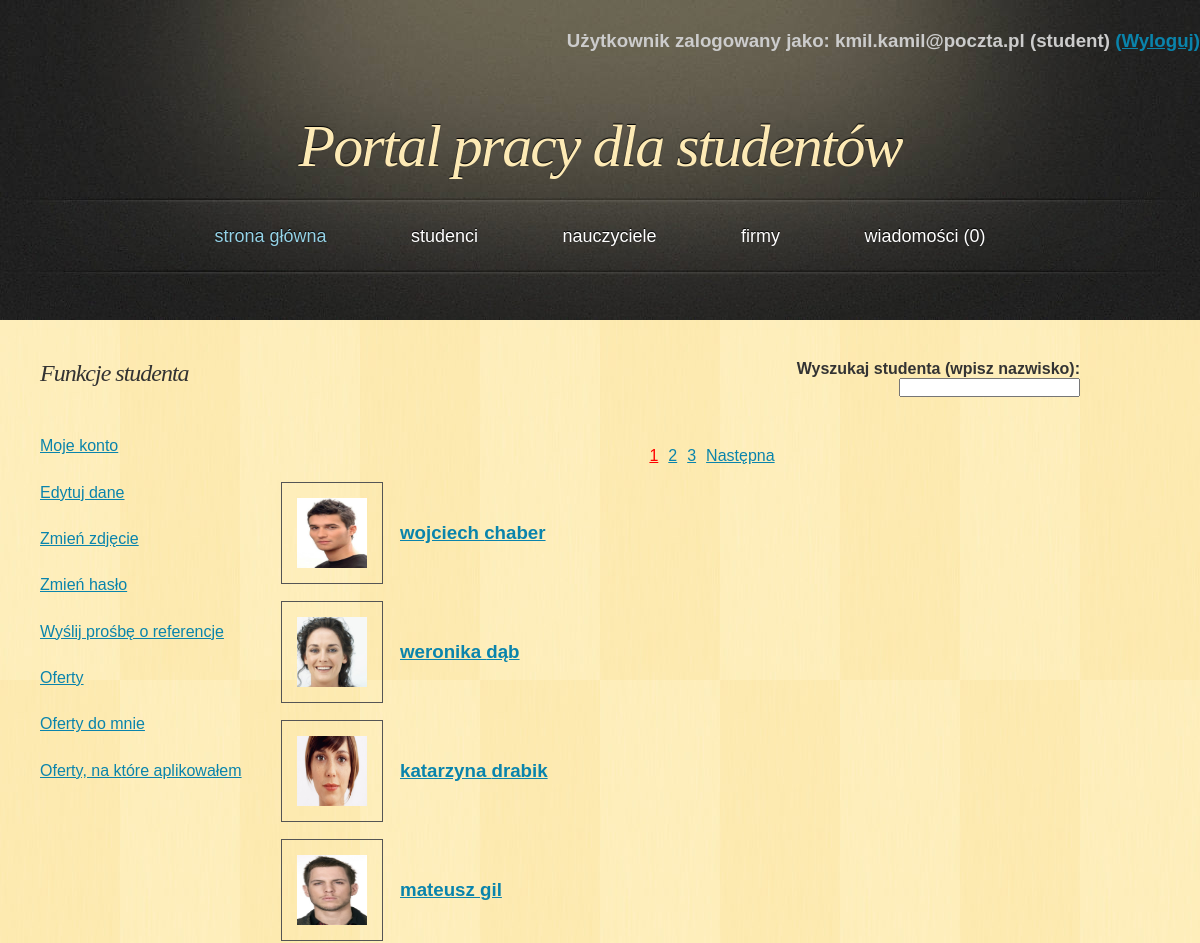
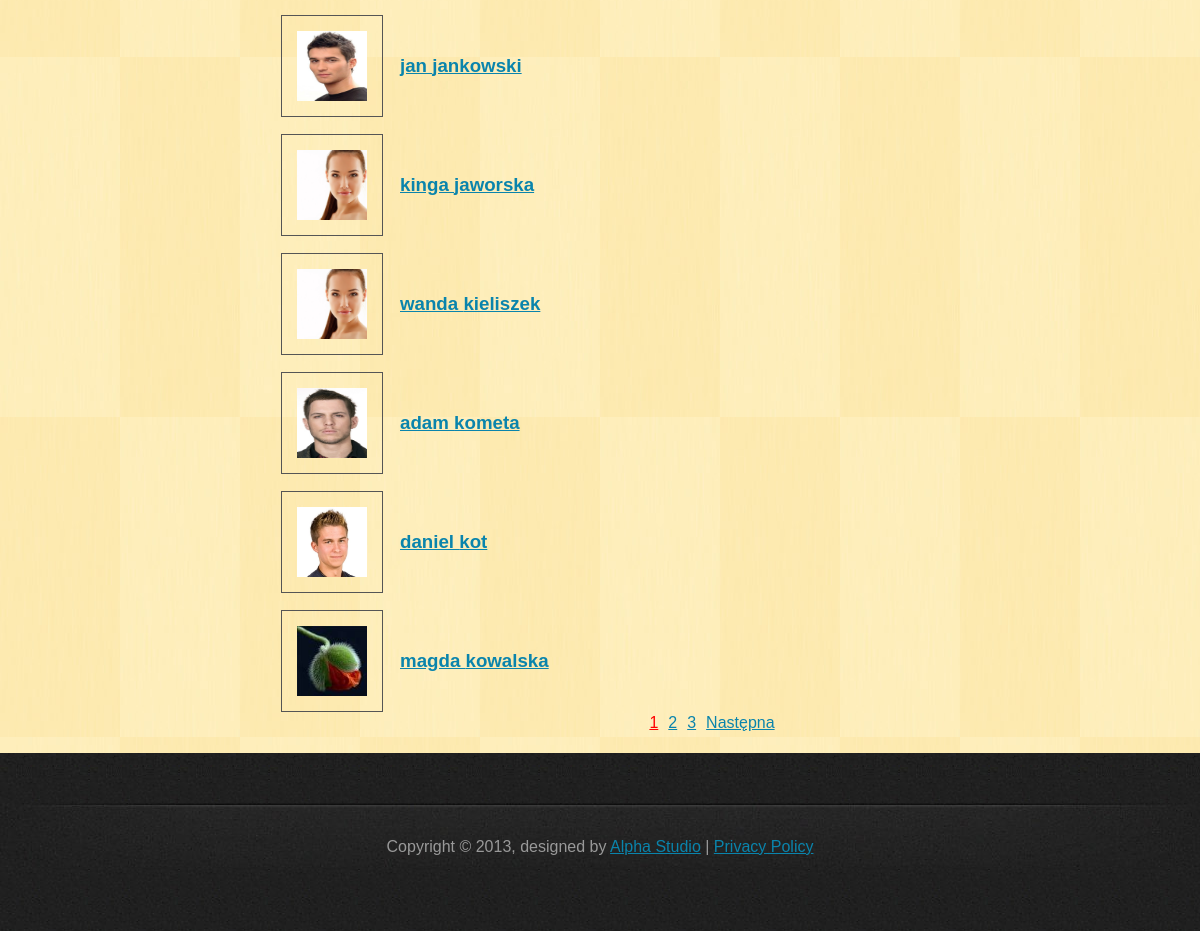
The app's page /PortalPracy/php/list_student.php (signed in), older data (2 pictures, top to bottom).
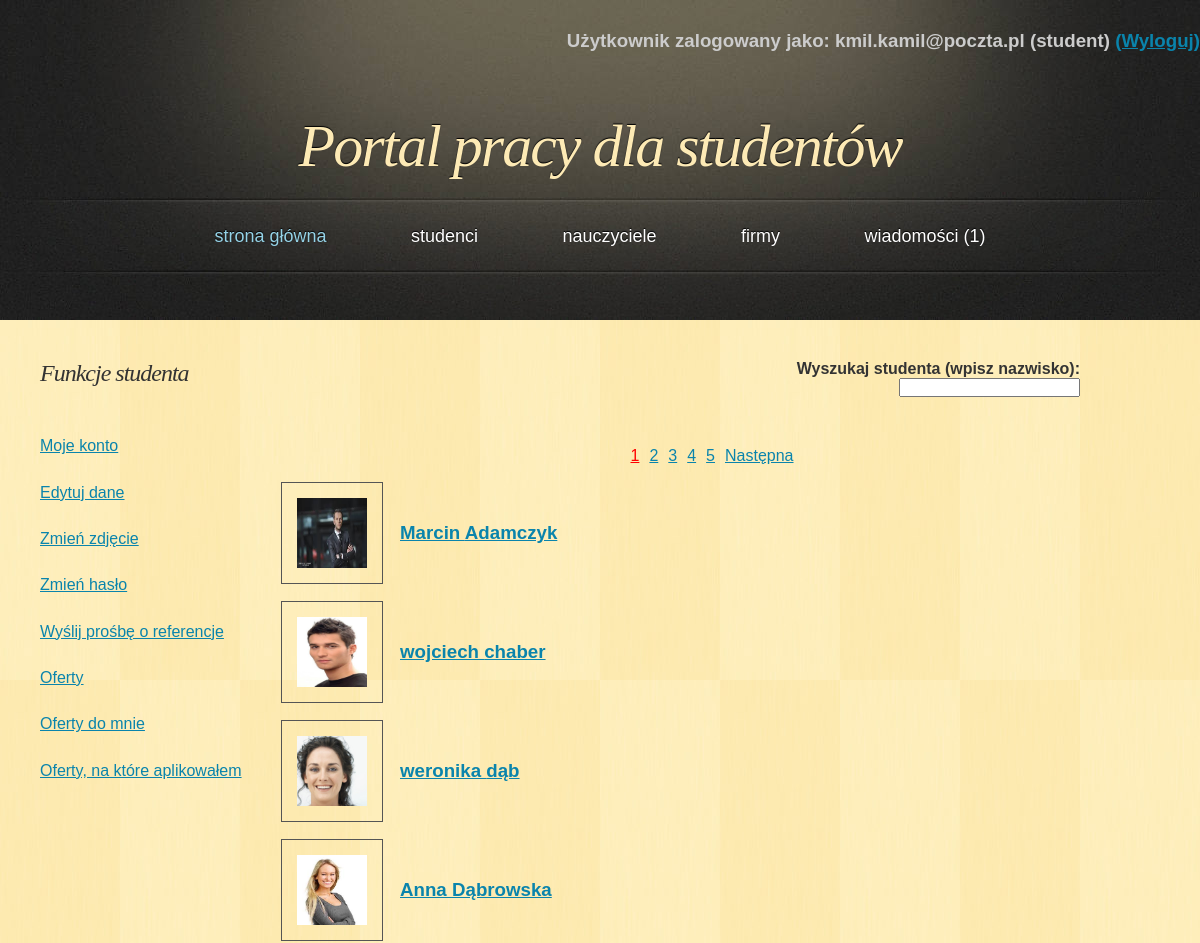
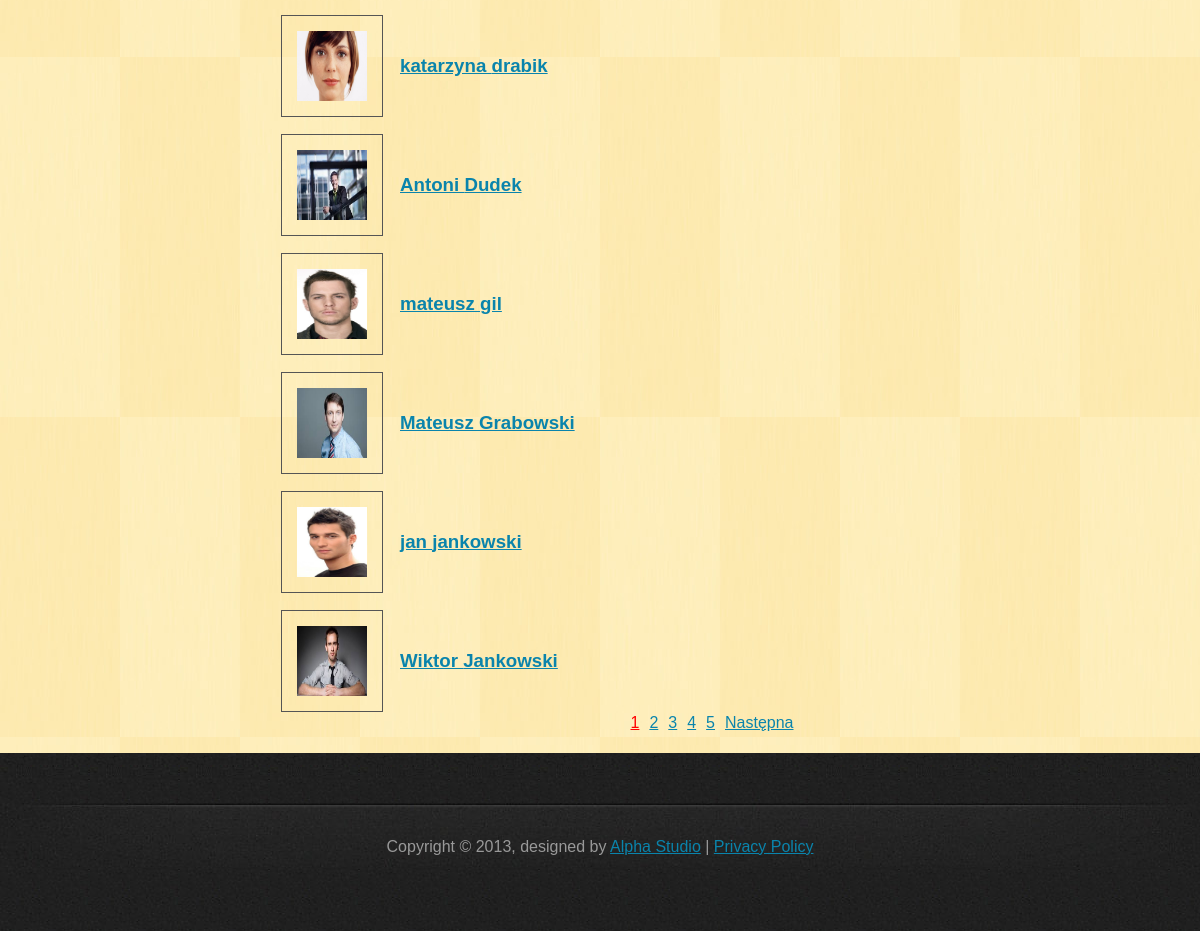
The same page, newer data (2 pictures, top to bottom).
### tables this page shows
CREATE TABLE IF NOT EXISTS `student` (
  `student_id` int(11) NOT NULL AUTO_INCREMENT,
  `name` varchar(45) NOT NULL,
  `last_name` varchar(45) NOT NULL,
  `address` varchar(50) NOT NULL,
  `telephone` varchar(11) NOT NULL,
  `e_mail` varchar(50) NOT NULL,
  `password` varchar(100) NOT NULL,
  `education` text NOT NULL,
  `languages` text NOT NULL,
  `experience` text NOT NULL,
  `skills` text NOT NULL,
  `interest` text NOT NULL,
  `employment_form` text NOT NULL,
  `change_of_residence` tinyint(1) NOT NULL,
  `salary` float NOT NULL,
  `status` text NOT NULL,
  `account_creation_date` date NOT NULL,
  `is_admin` tinyint(1) NOT NULL DEFAULT '0',
  `photoname` varchar(30) NOT NULL,
  PRIMARY KEY (`student_id`)
);

### PortalPracy/php/classDatabase.php (called while the page is built, shortened)
<?php
class Database {
    private $db;
    function __construct() {
        $this->server = 'localhost';
        $this->user = 'root';
        $this->password = '';
        $this->basename = 'data_base_new';
        $this->db = new mysqli($this->server, $this->user, $this->password, $this->basename);
        if ($this->db->connect_error) {
            die('Blad polaczenia z baza danych (' . $this->db->connect_errno . ') ' . $this->db->connect_error);
        } else {
            $this->db->query("SET NAMES 'utf8'");
        }
    }
    function get_student_list($start, $onpage) {
        if ($result = $this->db->query("SELECT * FROM `student` ORDER BY `last_name` LIMIT $start, $onpage ")) {
            return $result;
        }
    }
    function get_student_number() {
        if ($result = $this->db->query("SELECT * FROM `student`")) {
            $all = $result->num_rows;
        }
        return $all;
    }
    function get_message_to_student_number($student_id) {
        if ($result = $this->db->query("SELECT * FROM `message`  WHERE `student_to` =$student_id AND `is_read`=0")) {
            $all_offers = $result->num_rows;
        }
        return $all_offers;
    }
}

### PortalPracy/php/list_student.php (the view, shortened to what the changed rows need)
<!DOCTYPE html>
<html>
    <head>
        <link href="../css/style.css" rel="stylesheet" type="text/css" />
    </head>
    <body>
        <div id="header">
            <?php
            include_once 'classPage.php';
            $page = new Page;
            $page->dologinfo();
            ?>
            <h1><a href="index.php">Portal pracy dla studentów</a></h1>
        </div>
        <?php
        $page->domenu();
        ?>
        <div id="main">
            <div id="content">
                <?php
                if (isset($_SESSION['name'])) {
                    ?>
                    <?php
                    include_once 'classDatabase.php';
                    $db = new Database();
                    $onpage = 10;
                    $all = $db->get_student_number();
                    $start = $page->dopaging($onpage, $all, "list_student.php?");
                    $result = $db->get_student_list($start, $onpage);
                    echo "<table><tbody>";
                    while ($obj = $result->fetch_object()) {
                        echo "<tr>";
                        echo "<td><a href='profile_student.php?id=" . $obj->student_id . "'><img src='../galery_student/$obj->photoname' class='mini_photo'/></a></td>";
                        echo "<td><a href='profile_student.php?id=" . $obj->student_id . "'><h3>" . $obj->name . " " . $obj->last_name . "</h3></a></td>";
                        echo "</tr>";
                    }
                    echo "</tbody></table>";
                    $page->dopaging($onpage, $all, "list_student.php?");
                } else {
                    echo "<h3>Aby zobaczyć listę studentów, musisz się <a href='login.php'>zalogować</a></h3>";
                }
                ?>
            </div>
            <div id="sidebar">
                <?php
                $page->dosidebar();
                ?>
            </div>
        </div>
    </body>
</html>

### PortalPracy/php/classPage.php (shortened to what the changed rows need)
<?php
class Page {
    function domenu() {
        echo '<div id="menu">
            <ul>
                <li class="active"><a href="index.php">Strona główna</a></li>
                <li><a href="list_student.php">Studenci</a></li>
                <li><a href="list_teacher.php">Nauczyciele</a></li>
                <li><a href="list_company.php">Firmy</a></li>
                <li><a href="messages.php">Wiadomości';
        include_once 'classDatabase.php';
        $db = new Database();
        if (isset($_SESSION['usertype'])) {
            if ($_SESSION['usertype'] == 'student') {
                $num_mes = $db->get_message_to_student_number($_SESSION['id']);
                echo " ($num_mes)";
            } else if ($_SESSION['usertype'] == 'nauczyciel') {
                $num_mes = $db->get_message_to_teacher_number($_SESSION['id']);
                echo " ($num_mes)";
            } else if ($_SESSION['usertype'] == 'firma') {
                $num_mes = $db->get_message_to_company_number($_SESSION['id']);
                echo " ($num_mes)";
            }
        }
        echo '</a></li>
            </ul>
        </div>';
    }
    function dosidebar() {
        if (isset($_SESSION['name']) and !strcmp($_SESSION['usertype'], "student")) {
            ?>
            <h2>Funkcje studenta</h2>
            <?php
        }
            ?>
            <?php
    }
    function dopaging($onpage, $all, $filename) {
        $allpages = ceil($all / $onpage);
        if (!isset($_GET['page']) or $_GET['page'] > $allpages) {
            $current_page = 1;
        } else {
            $current_page = $_GET['page'];
        }
        $start = ($current_page - 1) * $onpage;
        echo "<div id='pages'><ul>";
        for ($i = 1; $i <= $allpages; $i++) {
            if ($i == $current_page) {
                echo "<li class='current'>";
            } else {
                echo "<li>";
            }
            echo "<a href='" . $filename . "page=" . $i . "'>" . $i . "</a></li>";
        }
        echo "</ul></div>";
        return $start;
    }
}

Row changes from the older to the newer data that the page shows:
no longer on this page (row edited): student: photoname (picture), name "kinga", last_name "jaworska"
no longer on this page (row edited): student: photoname (picture), name "wanda", last_name "kieliszek"
no longer on this page (row edited): student: photoname (picture), name "adam", last_name "kometa"
no longer on this page (row edited): student: photoname (picture), name "daniel", last_name "kot"
no longer on this page (row edited): student: photoname (picture), name "magda", last_name "kowalska"
added student: photoname (picture), name "Marcin", last_name "Adamczyk"
added student: photoname (picture), name "Anna", last_name "Dąbrowska"
added student: photoname (picture), name "Antoni", last_name "Dudek"
added student: photoname (picture), name "Mateusz", last_name "Grabowski"
added student: photoname (picture), name "Wiktor", last_name "Jankowski"
Text that changed along with them:
$num_mes: "0" → "1"
new list line: "2"
new list line: "3"
new list line: "4"
new list line: "5"
